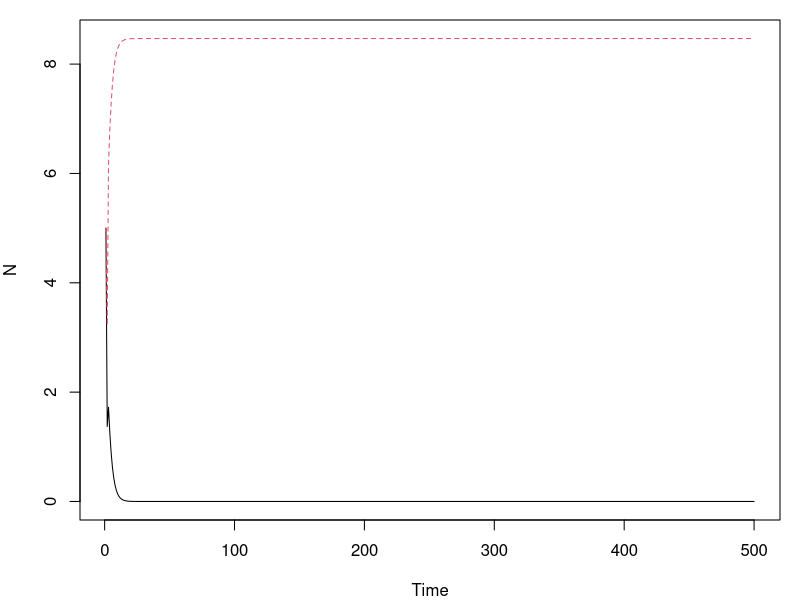
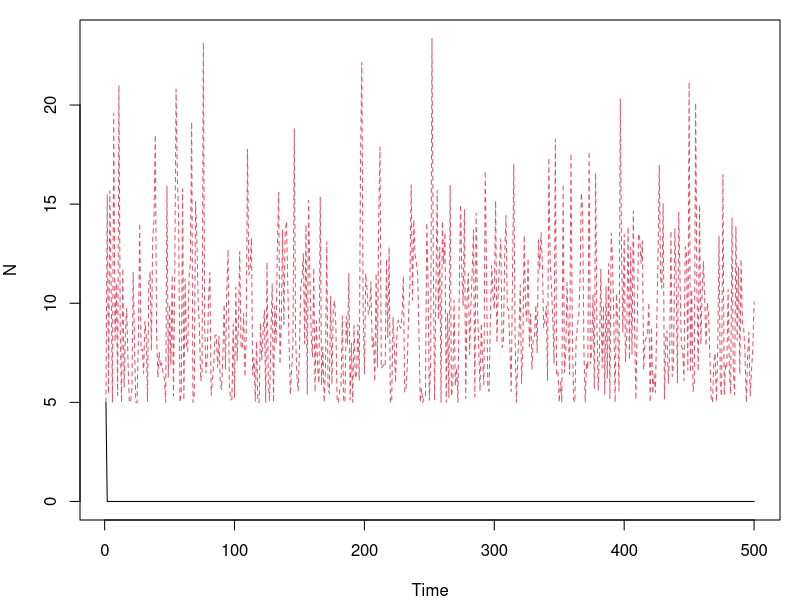
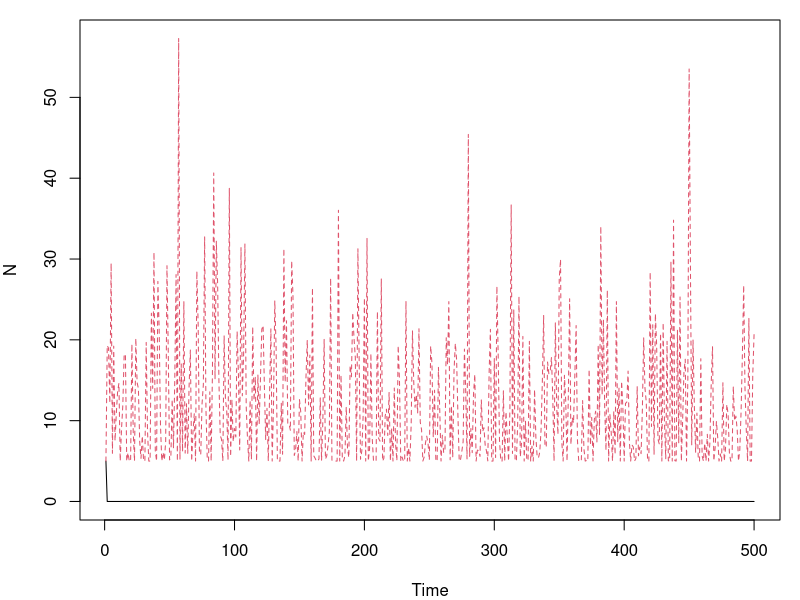
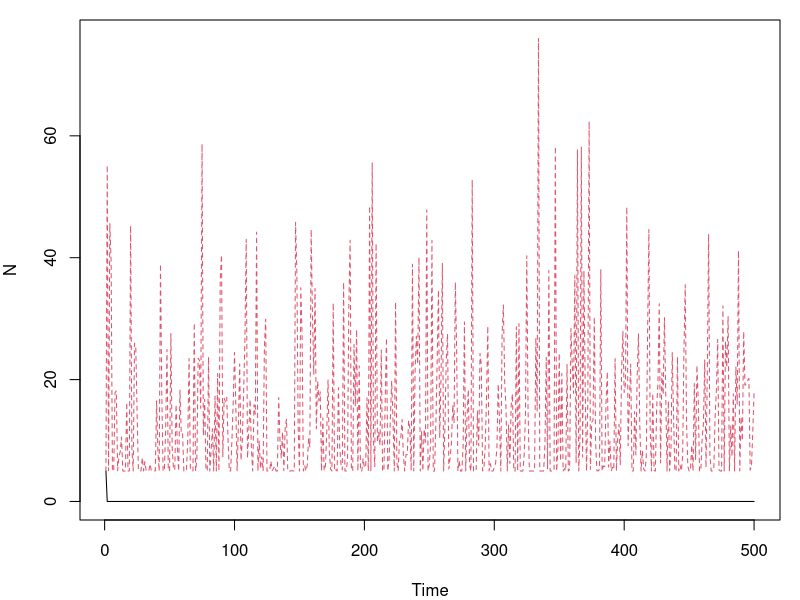
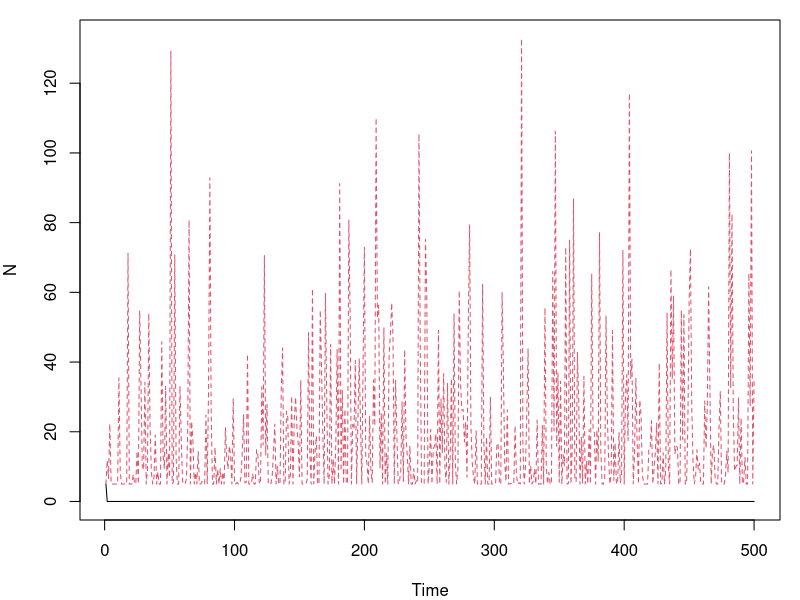
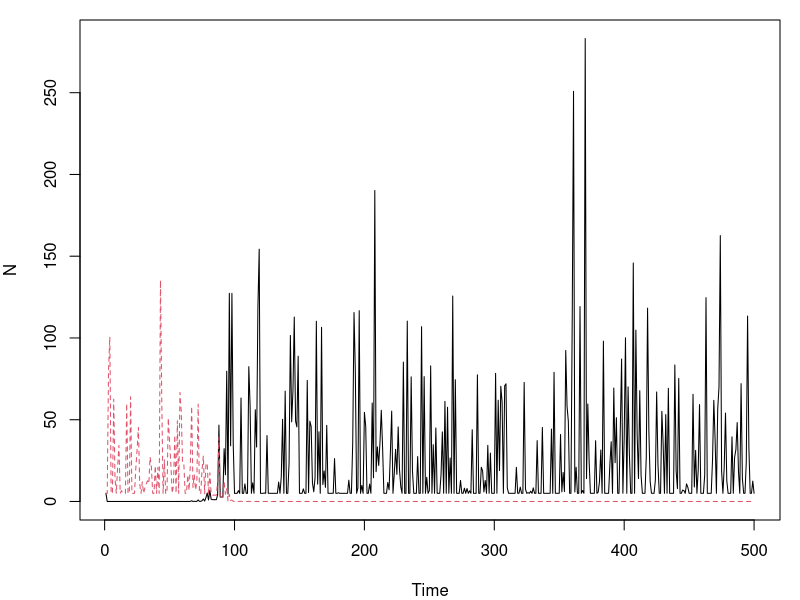
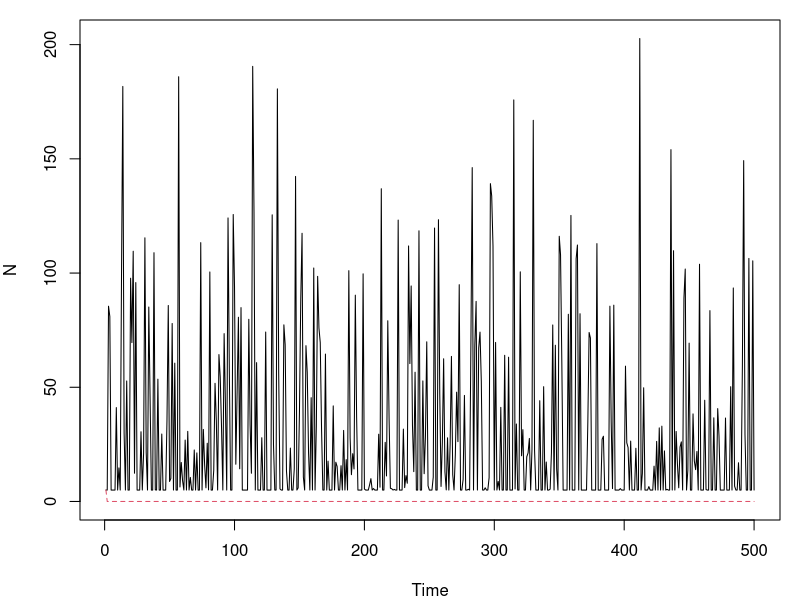
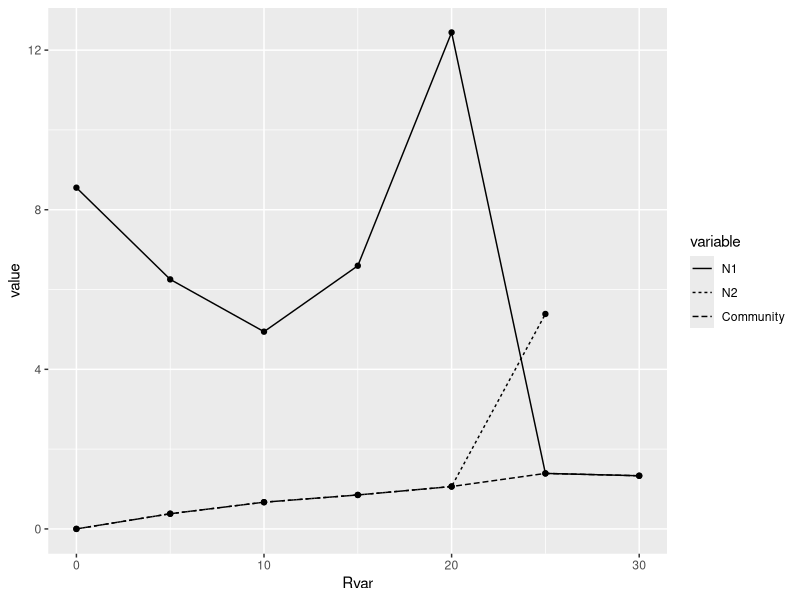

Here is the R script that generated these plots, in order:
# coexistence via relative nonlinearity
# two species competing for a shared, fluctuating resource
rm(list=ls())

library(ggplot2)
library(reshape2)

####
#### Parameters
####

# initial conditions
maxDays <- 120 #Rfreq*cycles
years <- 500
burn.in <- 120
NR <- c(N=c(1,1),R=90)

#mean and standard deviation of annual resource supply
meanR <- 50
Rvar <- c(0,5,10,15,20,25,30)

parmsB <- list(
  a = c(0.36,0.28),  # max growth rate for spp 1 and 2
  b1 = c(25,10),  # right offset for growth rates 
  b2 = c(0.08,0.1)  # rates at which max is approached
)


#---------------------------
# define functions
#---------------------------
library(deSolve)
updateNR = function(t, NR, parms) { 
  #### RRmod "Resource Ratio Model" 
  #### Continuous two species resource model with an essential resource
  with(as.list(c(NR, parms)), { 
    dN1dt = N1*b[1]*(c[1]*w[1]*R - m[1]) ##spp 1 growth
    dN2dt = N2*b[2]*(c[2]*w[2]*R - m[2]) ##spp 2 growth
    dRdt = -1 * (c[1]*N1 + c[2]*N2) ##resource draw down
    list(c(dN1dt, dN2dt, dRdt))
  }) 
}

getB <- function(parmsB, R){
  #   attach(parms)
  spp1 <- parmsB$a[1]*exp(-parmsB$b1[1]*exp(-parmsB$b2[1]*R))
  spp2 <- parmsB$a[2]*exp(-parmsB$b1[2]*exp(-parmsB$b2[2]*R))   ## sp. 2 biomass assimilation
  #   detach(parms)
  return(c(spp1, spp2))
}

####
#### Run simulations
####
outStab <- matrix(NA, nrow = length(Rvar), ncol = 3)
for(doSD in 1:length(Rvar)){
  Nstart <- 5
  Nsave <- matrix(nrow = years, ncol=2)
  Nsave[1,] <- c(Nstart,Nstart)
  for(g in 2:years){
    days = 1:maxDays
    NR[3] <- max(0,rnorm(1,meanR,Rvar[doSD]))
    # species parameters 
    cNow <- getB(parmsB, NR[3])
    parms <- list(
      b = c(0.1, 0.1), #biomass conversion efficiency
      c = as.numeric(cNow), #consumption rates of resource
      w = c(0.5, 0.5), #biomass assimilation rate
      m = c(5, 5) #loss of assimilated biomass
    )
    output = as.data.frame(ode(y = NR, times = days, func = updateNR, parms = parms))
    N = output[,2:3]
    nMax <- c(max(N[1]), max(N[2]))
    seedFrac1 <- nMax[1] / (sum(nMax))
    NR <- c(N=c(seedFrac1*Nstart, (1-seedFrac1)*Nstart),R=NA)
    Nsave[g,] <- nMax
  }
  par(mfrow=c(1,1),mar=c(4,4,1,1))
  matplot(c(1:years),Nsave,type="l",xlab="Time",ylab="N")
  
  Nsave <- as.data.frame(Nsave)
  Nsave$totN <- apply(Nsave, MARGIN = 1, FUN = sum)
  Nsave <- Nsave[burn.in:years,]
  outStab[doSD,] <- apply(Nsave, MARGIN = 2, FUN = function(x){sd(x)/mean(x)})
  rm(Nsave)
}

outStab <- as.data.frame(outStab)
outStab$Rvar <- Rvar 
colnames(outStab) <- c("N1", "N2", "Community", "Rvar")
outM <- melt(outStab, id.vars = "Rvar")

ggplot(outM, aes(x=Rvar, y=value, linetype=variable))+
  geom_line()+
  geom_point()
